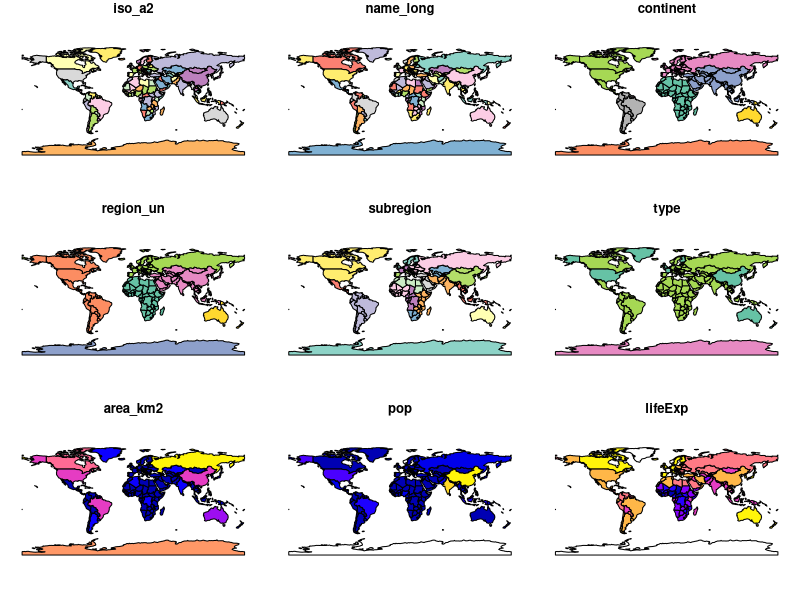
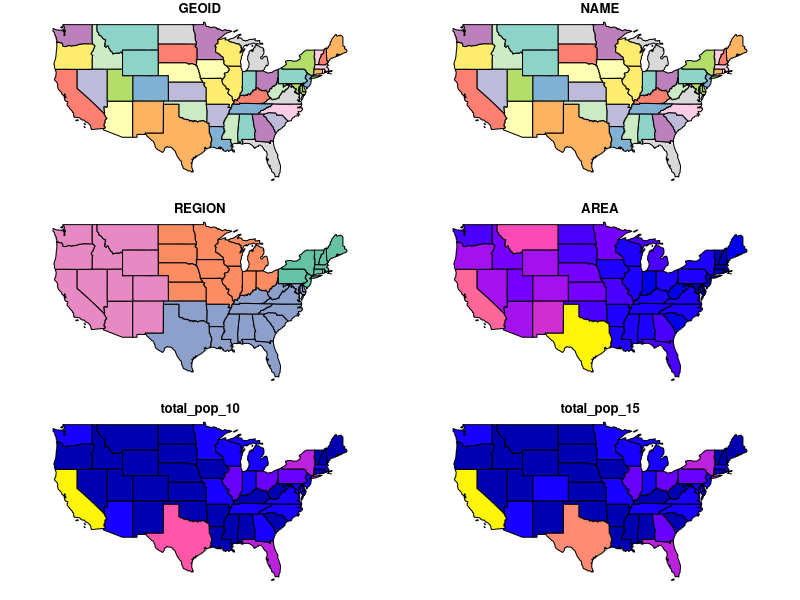
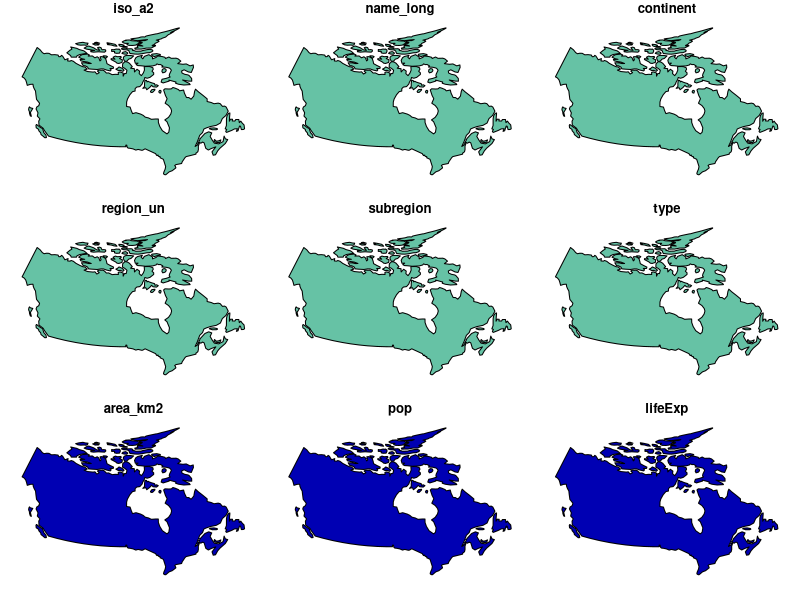
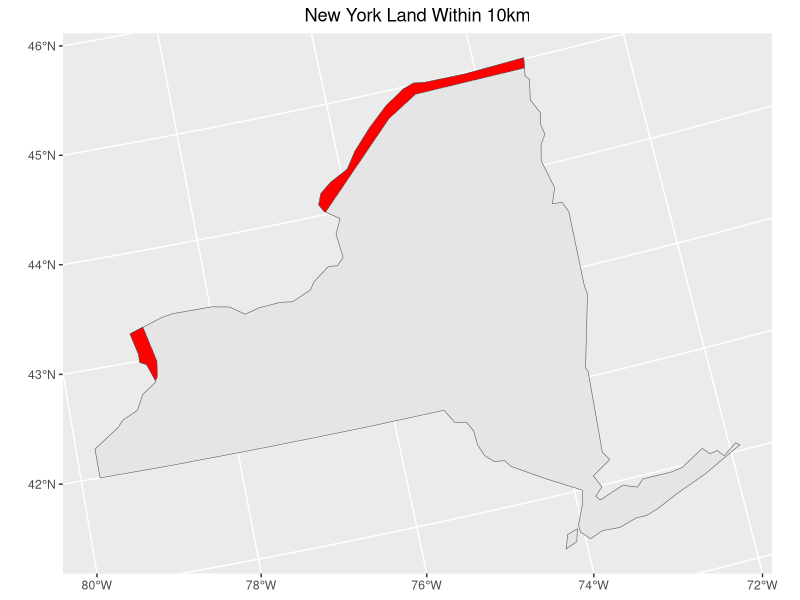

Recreate these plots in R, in order.
#install.packages("spData")
#install.packages("sf")

library(spData)
library(sf)
library(tidyverse)
library(units)

data(world)
data(us_states)
plot(world)
plot(us_states)

albers="+proj=aea +lat_1=29.5 +lat_2=45.5 +lat_0=37.5 +lon_0=-96 +x_0=0 +y_0=0 +ellps=GRS80 +datum=NAD83 +units=m +no_defs"
Canada1 <- st_transform(world, albers)
world_Canada <- Canada1 %>% filter(name_long == "Canada")
Buffer_Canada <- st_buffer(world_Canada, dist = 10000)
plot(world_Canada)

Trans_US <- st_transform(us_states, albers)
Filter_US <- Trans_US %>% filter(NAME == "New York")
Merge <- st_intersection(Buffer_Canada, Filter_US)

ggplot(Merge)+
  geom_sf(data = Filter_US)+
  geom_sf(data = Merge, fill = "Red" )+
  labs(title = "New York Land Within 10km")+
  theme(plot.title = element_text(hjust = 0.5))

MergeArea<- st_area(Merge)
set_units(MergeArea, km^2)

#Havent fixed plot window issue yet
